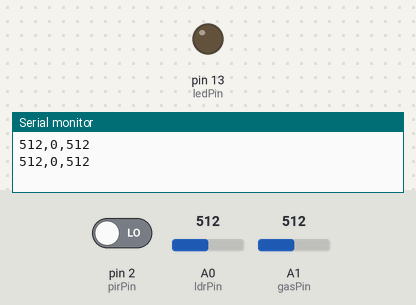
This sketch was run on a simulated Arduino Uno, built with avr-gcc and run on an emulated ATmega328P. On the bench: output pins drawn as LEDs (lit = HIGH), the last lines printed to the serial monitor. Inputs (shaded band) come from the test bench; at power-on: A0 (ldrPin) = 512, pin 2 (pirPin) LOW, A1 (gasPin) = 512.

Above: at 1.8 s.
1.9 s: A0 (ldrPin) set to 313
3.4 s: A0 (ldrPin) set to 283
At 4.5 s:
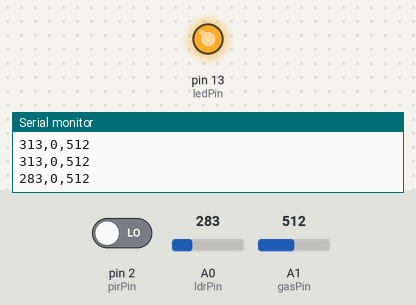
5.5 s: A0 (ldrPin) set to 306
At 7.2 s:
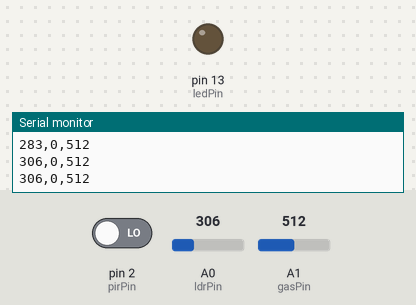
7.5 s: A0 (ldrPin) set to 290
At 8.9 s:
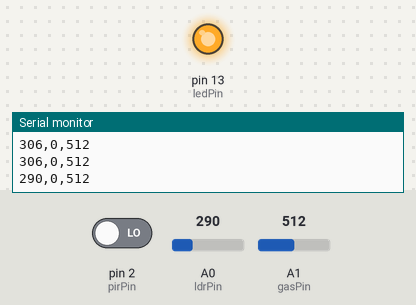
Timing chart, 0 to 10.5 s (numbered marks = the images above; inputs shaded):
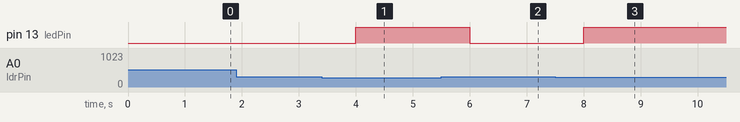

The sketch:

smart_street_light.ino
```cpp
const int ledPin = 13;
const int ldrPin = A0;
const int gasPin = A1;
const int pirPin = 2;

unsigned long lastMotionTime = 0;
const long delayTime = 60000; // 1 minute

void setup()
{
          pinMode(ledPin, OUTPUT);
          pinMode(pirPin, INPUT);

          Serial.begin(9600);
}

void loop()
{

          int ldrValue = analogRead(ldrPin);
          int gasValue = analogRead(gasPin);
          int motion = digitalRead(pirPin);

          // 🔥 Motion timer
          if (motion == HIGH)
          {
                    lastMotionTime = millis();
          }

          // 🔥 Street light logic
          bool lightState = false;

          if (ldrValue <= 300 && (millis() - lastMotionTime < delayTime))
          {
                    digitalWrite(ledPin, HIGH);
                    lightState = true;
          }
          else
          {
                    digitalWrite(ledPin, LOW);
                    lightState = false;
          }

          // 🔥 IMPORTANT: SIMPLE FORMAT FOR PYTHON
          // Format: LDR,Motion,Gas
          Serial.print(ldrValue);
          Serial.print(",");
          Serial.print(motion);
          Serial.print(",");
          Serial.println(gasValue);

          delay(1000);
}
```

Measured:
- the behaviour switches between 301 and 300 on A0 (ldrPin) (found by bisection; images 0 and 1)
- after the input at 3.4 s, pin 13 (ledPin): LOW → HIGH after 0.60 s
- after the input at 5.5 s, pin 13 (ledPin): HIGH → LOW after 0.50 s
- after the input at 7.5 s, pin 13 (ledPin): LOW → HIGH after 0.51 s
